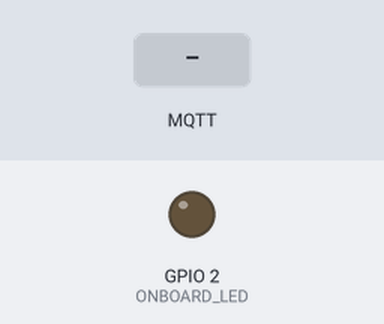
This sketch was run on a simulated ESP32. Shown: output pins drawn as LEDs (lit = HIGH). The test bench sets the inputs (shaded band). WiFi joins after 1.5 s; servers stay silent unless stated; the local clock reads 2024-03-15 10:24:30 at power-on unless the sketch sets it; no MQTT or app messages arrive unless stated; not simulated (calls return 0 or success): WiFiConfig.h; what the sketch prints to the serial monitor is not drawn.

Above: at 2.7 s.
2.8 s: MQTT message "esp32_commands" arrives on the first subscribed topic
At 3.6 s:
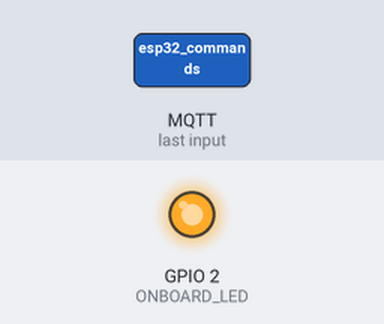
5.3 s: MQTT message "WHITE" arrives on the first subscribed topic
At 6.63 s:
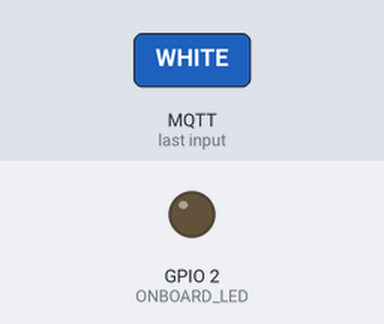
6.8 s: MQTT message "RED" arrives on the first subscribed topic
At 7.6 s:
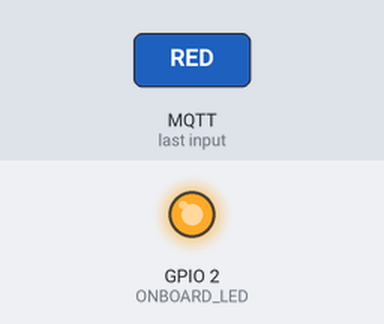
Timing chart, 0 to 9.8 s (numbered marks = the images above; inputs shaded):
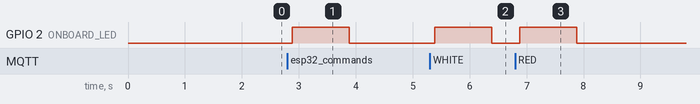

Measured:
- after the input at 2.8 s, GPIO 2 (ONBOARD_LED): LOW → HIGH after 0.09 s, → LOW 1.0 s later
- after the input at 5.3 s, GPIO 2 (ONBOARD_LED): LOW → HIGH after 0.09 s, → LOW 1.0 s later
- after the input at 6.8 s, GPIO 2 (ONBOARD_LED): LOW → HIGH after 0.08 s, → LOW 1.0 s later

The sketch:

IR_Control_V1.ino
```cpp
#include "WiFi.h" // ESP32 WiFi include
#include "WiFiConfig.h" // My WiFi configuration
#include "time.h"
#include "PubSubClient.h"
#include <IRremote.h>
//#include "PinDefinitionsAndMore.h"

const char* ntpServer = "pool.ntp.org";
const long  gmtOffset_sec = 3600;
const int   daylightOffset_sec = 3600;
const char* mqtt_server = "192.168.2.116";  /*MQTT Broker*/
char data[100];

#define uS_TO_S_FACTOR 1000000ULL  /* Conversion factor for micro seconds to seconds */
#define TIME_TO_SLEEP  900        /* Time ESP32 will go to sleep (in seconds) */
#define ONBOARD_LED  2

//The Remote codes

#define high  0xF700FF
#define low   0xF7807F
#define OFF   0xF740BF
#define ON    0xF7C03F
#define WHITE 0xF7E01F
#define flash 0xF7D02F
#define Strob 0xF7F00F
#define fade  0xF7C837
#define smuth 0xF7E817

// Red color column
#define RED           0xF720DF
#define bright_orange 0xF710EF  //From Red button +1 row
#define dark_orange   0xF730CF  //From Red button +2 row
#define dark_yellow   0xF708F7  //From Red button +3 row
#define bright_yellow 0xF728D7  //From Red button +4 row

//Green color column
#define GREEN         0xF7A05F
#define bright_turkis 0xF7906F  //From Green button +1 row
#define dark_turkis   0xF7B04F  //From Green button +2 row
#define cold_blue     0xF78877     //From Green button +3 row
#define warm_blue     0xF7A857     //From Green button +4 row

//Blue color column
#define BLUE        0xF7609F
#define warm_purple 0xF750AF  //From Blue button +1 row
#define cold_purple 0xF7708F  //From Blue button +2 row
#define dark_pink   0xF748B7    //From Blue button +3 row
#define bright_pink 0xF76897  //From Blue button +4 row

/*MQTT client definitions */
WiFiClient espClient;
PubSubClient client(espClient);
long lastMsg = 0;
char msg[50];
int value = 0;

void setup() {

  // Set pin mode
  pinMode(ONBOARD_LED,OUTPUT);

  // put your setup code here, to run once:
  Serial.begin(9600);
  //delay(1000); //Take some time to open up the Serial Monitor

  ConnectToWiFi();

  //init and get the time
  configTime(gmtOffset_sec, daylightOffset_sec, ntpServer);
  printLocalTime();

  client.setServer(mqtt_server, 1883);  /*Inititate the MQTT server*/
  client.setCallback(callback);

 }

void printLocalTime()
{
  struct tm timeinfo;
  if(!getLocalTime(&timeinfo)){
    Serial.println("Failed to obtain time");
    return;
  }
  Serial.println(&timeinfo, "%A, %B %d %Y %H:%M:%S => 1");
}

void ConnectToWiFi()
{

  WiFi.mode(WIFI_STA);
  WiFi.begin(SSID, WiFiPassword);
  Serial.print("Connecting to "); Serial.println(SSID);

  uint8_t i = 0;
  while (WiFi.status() != WL_CONNECTED)
  {
    Serial.print('.');
    delay(500);

    if ((++i % 16) == 0)
    {
      Serial.println(F(" still trying to connect"));
    }
  }

  Serial.print(F("Connected. My IP address is: "));
  Serial.println(WiFi.localIP());
}

// MQTT Callback function

uint8_t sRepeats = 0;   //The repeats for the NEC protocol

void callback(char* topic, byte* message, unsigned int length) {
  Serial.print("Message arrived on topic: ");
  Serial.print(topic);
  Serial.print(". Message: ");
  String messageTemp;
  int messageValue;

  for (int i = 0; i < length; i++) {
    Serial.print((char)message[i]);
    messageTemp += (char)message[i];
  }
  Serial.println();

  // Feel free to add more if statements to control more GPIOs with MQTT

  // If a message is received on the topic esp32/output, you check if the message is either "on" or "off".
  // Changes the output state according to the message
  if (String(topic) == "esp32_commands") {
    Serial.print("Code Recieved ");

     if (messageTemp == "WHITE"){
       messageValue = WHITE;
    }

    if (messageTemp == "RED"){
       messageValue = RED;
    }

    if (messageTemp == "BLUE"){
       messageValue = BLUE;
    }

    if (messageTemp == "GREEN"){
       messageValue = GREEN;
    }

    if (messageTemp == "low"){
       messageValue = low;
    }

    if (messageTemp == "high"){
       messageValue = high;
    }

    if (messageTemp == "ON"){
       messageValue = ON;
    }

    if (messageTemp == "OFF"){
       messageValue = OFF;
    }

    if (messageTemp == "fade"){
       messageValue = fade;
    }

    if (messageTemp == "smuth"){
       messageValue = smuth;
    }

    if (messageTemp == "Strob"){
       messageValue = Strob;
    }

    if (messageTemp == "flash"){
       messageValue = flash;
    }

    Serial.print(messageValue);

    IrSender.sendNEC(messageValue, sRepeats);
    // Blink as acknwoledgement
    digitalWrite(ONBOARD_LED, HIGH);
    delay(1000);
    digitalWrite(ONBOARD_LED, LOW);
    }
  }

void reconnect() {
  // Loop until we're reconnected
  while (!client.connected()) {
    Serial.print("Attempting MQTT connection...");
    // Attempt to connect
    if (client.connect("ESP8266Client")) {
      Serial.println("connected");
      // Subscribe
      client.subscribe("esp32_commands");
    } else {
      Serial.print("failed, rc=");
      Serial.print(client.state());
      Serial.println(" try again in 5 seconds");
      // Wait 5 seconds before retrying
      delay(5000);
    }
  }
}


void loop() {

if (!client.connected()) {
    reconnect();
  }
  client.loop();
}
```
